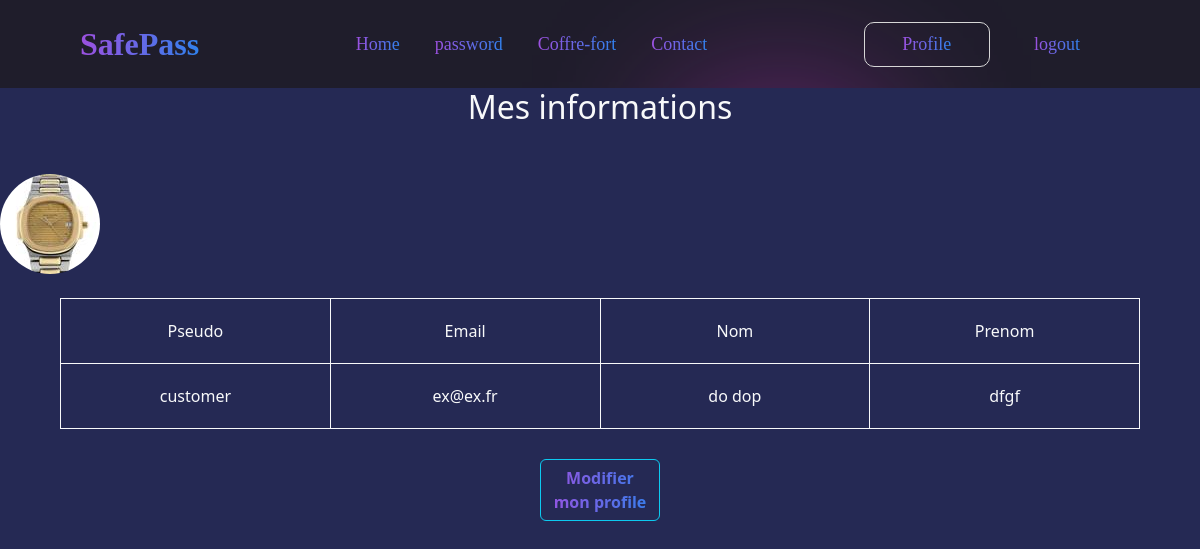
Screenshot of /accounts/myprofile/ (signed in) with the database file from the repository.
### user/models.py (models this page shows, shortened)
class Profile(models.Model):
    user = models.OneToOneField(User, on_delete=models.CASCADE)
    avatar = models.ImageField(default='default.jpg', upload_to='profile_images', )
    bio = models.TextField()
    class Meta:
        verbose_name = 'Profile'
        verbose_name_plural = 'Profiles'
        ordering = ['user']

### user/views.py (the view)
# urls.py: path('myprofile/', view_profile, name='view_profile'),
@login_required()
def view_profile(request):
    profile = Profile.objects.get(user=request.user)
    return render(request, 'accounts/view-profile.html', {'profiles': profile})

### templates/accounts/view-profile.html (shortened to what this page needs)
{% extends "base.html" %}
{% load static %}
{% block content %}
    <div class="content-section text-light">
        <h2 class="text-center mb-5">Mes informations</h2>
            <div class="media">
                <img class="rounded-circle account-img mb-4" src="{{ profiles.avatar.url }}" alt="{{ profiles.avatar.name }}">
                <div class="profile-tr">
                    <div class="media-body">
                        <table>
                            <tr>
                                <td>Pseudo</td>
                                <td>Email</td>
                                <td>Nom</td>
                                <td>Prenom</td>
                            </tr>
                            <tr  class="font-italic">
                                <td>{{ profiles.user.username }}</td>
                                <td>{{ profiles.user.email }}</td>
                                <td>{{ profiles.user.first_name }}</td>
                                <td>{{ profiles.user.last_name }}</td>
                            </tr>
                        </table>
                    </div>
                </div>
                <a class="btn btn-info" href="{% url 'users-profile' %}">
                    <strong>Modifier mon profile</strong>
                </a>
            </div>
    </div>
{% endblock content %}

### user/static/build/css/style.css (style rules this page uses)
body { margin: 0; background-color: #252954; }

### templates/base.html (style rules this page uses)
a { background: linear-gradient(93.51deg, #9B51E0 2.84%, #3081ED 99.18%); -webkit-background-clip: text; -webkit-text-fill-color: transparent; text-decoration: none; font-size: 1.5em; }

### templates/accounts/view-profile.html (style rules this page uses)
td { width: 20%; text-align: center; border: solid 1px; padding: 20px; }
.media-body { display: flex; justify-content: center; width: 100%; }
.media-body > table:nth-child(1) { width: 90%; }
.btn { display: flex; width: 10%; justify-content: center; margin: 30px auto; }

### rows the page displays
Profile: avatar (picture), user.username "customer", user.email "ex@ex.fr", user.first_name "do dop", user.last_name "dfgf"
